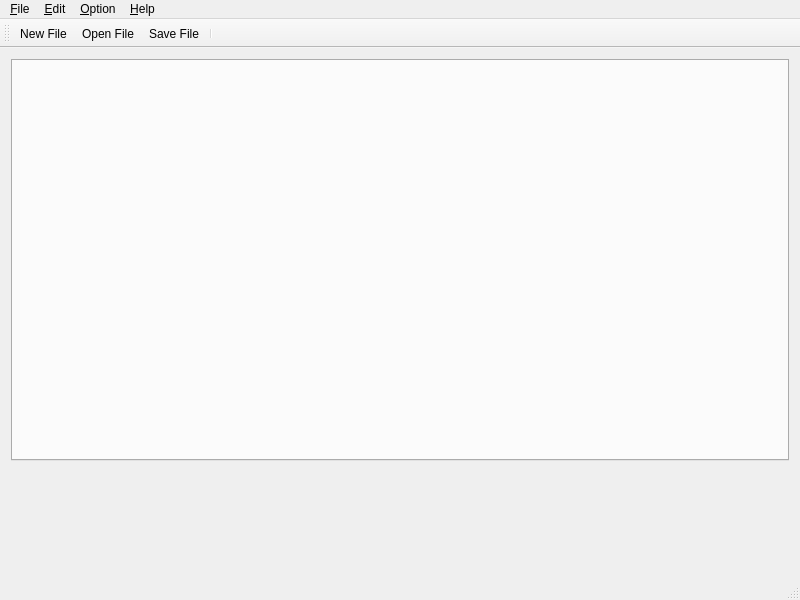
<?xml version="1.0" encoding="UTF-8"?>
<ui version="4.0">
 <class>MainWindow</class>
 <widget class="QMainWindow" name="MainWindow">
  <property name="geometry">
   <rect>
    <x>0</x>
    <y>0</y>
    <width>800</width>
    <height>600</height>
   </rect>
  </property>
  <property name="windowTitle">
   <string>MainWindow</string>
  </property>
  <property name="windowIcon">
   <iconset resource="notepad.qrc">
    <normaloff>:/Images/icon_notepad</normaloff>:/Images/icon_notepad</iconset>
  </property>
  <widget class="QWidget" name="centralWidget">
   <layout class="QVBoxLayout" name="verticalLayout" stretch="8,2">
    <item>
     <widget class="TabWidget" name="tabWidget"/>
    </item>
    <item>
     <widget class="SearchWidget" name="searchWidget" native="true"/>
    </item>
   </layout>
  </widget>
  <widget class="QMenuBar" name="menuBar">
   <property name="geometry">
    <rect>
     <x>0</x>
     <y>0</y>
     <width>800</width>
     <height>25</height>
    </rect>
   </property>
   <widget class="QMenu" name="menuFile">
    <property name="title">
     <string>&amp;File</string>
    </property>
    <widget class="QMenu" name="menu_File_Open_Recent">
     <property name="title">
      <string>&amp;Open Recent</string>
     </property>
     <addaction name="action_Clear_Items"/>
     <addaction name="separator"/>
    </widget>
    <widget class="QMenu" name="menu_Reopen_encoding">
     <property name="title">
      <string>&amp;Reopen with Encoding</string>
     </property>
     <addaction name="action_Code_Unicode"/>
     <addaction name="separator"/>
     <addaction name="action_Code_Big5"/>
     <addaction name="separator"/>
     <addaction name="action_Code_EUC_JP"/>
     <addaction name="action_Code_ISO_2022_JP"/>
     <addaction name="action_Code_Shift_JIS"/>
     <addaction name="separator"/>
     <addaction name="action_Code_GB18030"/>
    </widget>
    <widget class="QMenu" name="menu_Save_with_Encoding">
     <property name="title">
      <string>&amp;Save with Encoding</string>
     </property>
     <addaction name="action_SaveCode_Big5"/>
     <addaction name="separator"/>
     <addaction name="action_SaveCode_EUC_JP"/>
     <addaction name="action_SaveCode_ISO_2022_JP"/>
     <addaction name="action_SaveCode_Shift_JIS"/>
     <addaction name="separator"/>
     <addaction name="action_SaveCode_GB18030"/>
    </widget>
    <addaction name="action_New_File"/>
    <addaction name="action_Open_File"/>
    <addaction name="menu_File_Open_Recent"/>
    <addaction name="action_Save_File"/>
    <addaction name="action_Save_As"/>
    <addaction name="menu_Reopen_encoding"/>
    <addaction name="menu_Save_with_Encoding"/>
    <addaction name="action_Save_All"/>
    <addaction name="action_Exit"/>
   </widget>
   <widget class="QMenu" name="menuEdit">
    <property name="title">
     <string>&amp;Edit</string>
    </property>
    <addaction name="action_Undo"/>
    <addaction name="action_Redo"/>
    <addaction name="separator"/>
    <addaction name="action_Cut"/>
    <addaction name="action_Copy"/>
    <addaction name="action_Paste"/>
    <addaction name="action_Delete"/>
    <addaction name="separator"/>
    <addaction name="action_Select_All"/>
    <addaction name="separator"/>
    <addaction name="action_FindOrReplace"/>
   </widget>
   <widget class="QMenu" name="menuHelp">
    <property name="title">
     <string>&amp;Help</string>
    </property>
    <addaction name="action_About"/>
   </widget>
   <widget class="QMenu" name="menuOption">
    <property name="title">
     <string>&amp;Option</string>
    </property>
    <addaction name="action_Settings"/>
    <addaction name="action_Font"/>
   </widget>
   <addaction name="menuFile"/>
   <addaction name="menuEdit"/>
   <addaction name="menuOption"/>
   <addaction name="menuHelp"/>
  </widget>
  <widget class="QToolBar" name="mainToolBar">
   <attribute name="toolBarArea">
    <enum>TopToolBarArea</enum>
   </attribute>
   <attribute name="toolBarBreak">
    <bool>false</bool>
   </attribute>
   <addaction name="action_New_File"/>
   <addaction name="action_Open_File"/>
   <addaction name="action_Save_File"/>
   <addaction name="separator"/>
  </widget>
  <widget class="QStatusBar" name="statusBar"/>
  <action name="action_New_File">
   <property name="icon">
    <iconset resource="notepad.qrc">
     <normaloff>:/Images/icon_NewFile</normaloff>:/Images/icon_NewFile</iconset>
   </property>
   <property name="text">
    <string>&amp;New File</string>
   </property>
  </action>
  <action name="action_Open_File">
   <property name="icon">
    <iconset resource="notepad.qrc">
     <normaloff>:/Images/icon_OpenFile</normaloff>:/Images/icon_OpenFile</iconset>
   </property>
   <property name="text">
    <string>&amp;Open File ...</string>
   </property>
  </action>
  <action name="action_Clear_Items">
   <property name="text">
    <string>&amp;Clear Items</string>
   </property>
  </action>
  <action name="action_Save_File">
   <property name="icon">
    <iconset resource="notepad.qrc">
     <normaloff>:/Images/icon_SaveFile</normaloff>:/Images/icon_SaveFile</iconset>
   </property>
   <property name="text">
    <string>&amp;Save File</string>
   </property>
  </action>
  <action name="action_Save_As">
   <property name="icon">
    <iconset resource="notepad.qrc">
     <normaloff>:/Images/icon_SaveAsFile</normaloff>:/Images/icon_SaveAsFile</iconset>
   </property>
   <property name="text">
    <string>&amp;Save As ...</string>
   </property>
  </action>
  <action name="action_Exit">
   <property name="text">
    <string>&amp;Exit</string>
   </property>
  </action>
  <action name="action_About">
   <property name="text">
    <string>&amp;About</string>
   </property>
  </action>
  <action name="action_Undo">
   <property name="icon">
    <iconset resource="notepad.qrc">
     <normaloff>:/Images/icon_Undo</normaloff>:/Images/icon_Undo</iconset>
   </property>
   <property name="text">
    <string>&amp;Undo</string>
   </property>
  </action>
  <action name="action_Redo">
   <property name="icon">
    <iconset resource="notepad.qrc">
     <normaloff>:/Images/icon_Redo</normaloff>:/Images/icon_Redo</iconset>
   </property>
   <property name="text">
    <string>&amp;Redo</string>
   </property>
  </action>
  <action name="action_Cut">
   <property name="text">
    <string>&amp;Cut</string>
   </property>
  </action>
  <action name="action_Copy">
   <property name="text">
    <string>&amp;Copy</string>
   </property>
  </action>
  <action name="action_Paste">
   <property name="text">
    <string>&amp;Paste</string>
   </property>
  </action>
  <action name="action_FindOrReplace">
   <property name="text">
    <string>&amp;Find/Replace</string>
   </property>
  </action>
  <action name="action_Delete">
   <property name="text">
    <string>&amp;Delete</string>
   </property>
  </action>
  <action name="action_Select_All">
   <property name="text">
    <string>&amp;Select All</string>
   </property>
  </action>
  <action name="action_Settings">
   <property name="text">
    <string>&amp;Settings</string>
   </property>
  </action>
  <action name="action_Save_All">
   <property name="text">
    <string>Save All</string>
   </property>
  </action>
  <action name="action_Font">
   <property name="text">
    <string>&amp;Font</string>
   </property>
  </action>
  <action name="action_Code_Unicode">
   <property name="text">
    <string>Unicode</string>
   </property>
  </action>
  <action name="action_Code_Big5">
   <property name="text">
    <string>Big5</string>
   </property>
  </action>
  <action name="action_Code_EUC_JP">
   <property name="text">
    <string>EUC-JP</string>
   </property>
  </action>
  <action name="action_Code_ISO_2022_JP">
   <property name="text">
    <string>ISO 2022-JP</string>
   </property>
  </action>
  <action name="action_Code_Shift_JIS">
   <property name="text">
    <string>Shift-JIS</string>
   </property>
  </action>
  <action name="action_Code_GB18030">
   <property name="text">
    <string>GB18030</string>
   </property>
  </action>
  <action name="action_SaveCode_Big5">
   <property name="text">
    <string>Big5</string>
   </property>
  </action>
  <action name="action_SaveCode_EUC_JP">
   <property name="text">
    <string>EUC-JP</string>
   </property>
  </action>
  <action name="action_SaveCode_ISO_2022_JP">
   <property name="text">
    <string>ISO 2022-JP</string>
   </property>
  </action>
  <action name="action_SaveCode_Shift_JIS">
   <property name="text">
    <string>Shift-JIS</string>
   </property>
  </action>
  <action name="action_SaveCode_GB18030">
   <property name="text">
    <string>GB18030</string>
   </property>
  </action>
 </widget>
 <layoutdefault spacing="6" margin="11"/>
 <customwidgets>
  <customwidget>
   <class>SearchWidget</class>
   <extends>QWidget</extends>
   <header>searchwidget.h</header>
   <container>1</container>
  </customwidget>
  <customwidget>
   <class>TabWidget</class>
   <extends>QTabWidget</extends>
   <header>tabwidget.h</header>
   <container>1</container>
  </customwidget>
 </customwidgets>
 <resources>
  <include location="notepad.qrc"/>
 </resources>
 <connections/>
</ui>
